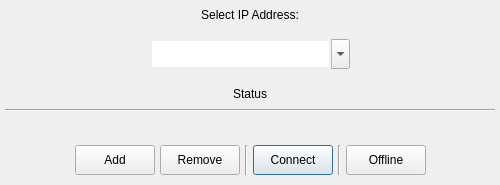
<?xml version="1.0" encoding="UTF-8"?>
<ui version="4.0">
 <class>connection_widget</class>
 <widget class="QDialog" name="connection_widget">
  <property name="sizePolicy">
   <sizepolicy hsizetype="Preferred" vsizetype="MinimumExpanding">
    <horstretch>0</horstretch>
    <verstretch>0</verstretch>
   </sizepolicy>
  </property>
  <property name="minimumSize">
   <size>
    <width>500</width>
    <height>150</height>
   </size>
  </property>
  <property name="maximumSize">
   <size>
    <width>500</width>
    <height>350</height>
   </size>
  </property>
  <property name="windowTitle">
   <string>Dialog</string>
  </property>
  <layout class="QVBoxLayout" name="verticalLayout">
   <property name="spacing">
    <number>5</number>
   </property>
   <property name="leftMargin">
    <number>5</number>
   </property>
   <property name="topMargin">
    <number>5</number>
   </property>
   <property name="rightMargin">
    <number>5</number>
   </property>
   <property name="bottomMargin">
    <number>5</number>
   </property>
   <item>
    <widget class="QLabel" name="ip_label">
     <property name="sizePolicy">
      <sizepolicy hsizetype="Minimum" vsizetype="Fixed">
       <horstretch>0</horstretch>
       <verstretch>0</verstretch>
      </sizepolicy>
     </property>
     <property name="minimumSize">
      <size>
       <width>0</width>
       <height>20</height>
      </size>
     </property>
     <property name="maximumSize">
      <size>
       <width>16777215</width>
       <height>20</height>
      </size>
     </property>
     <property name="text">
      <string>Select IP Address:</string>
     </property>
     <property name="alignment">
      <set>Qt::AlignCenter</set>
     </property>
    </widget>
   </item>
   <item>
    <widget class="QWidget" name="widget" native="true">
     <layout class="QHBoxLayout" name="IP">
      <property name="spacing">
       <number>0</number>
      </property>
      <property name="bottomMargin">
       <number>10</number>
      </property>
      <item>
       <spacer name="horizontalSpacer">
        <property name="orientation">
         <enum>Qt::Horizontal</enum>
        </property>
        <property name="sizeType">
         <enum>QSizePolicy::Preferred</enum>
        </property>
        <property name="sizeHint" stdset="0">
         <size>
          <width>20</width>
          <height>20</height>
         </size>
        </property>
       </spacer>
      </item>
      <item>
       <widget class="QComboBox" name="ip_box">
        <property name="sizePolicy">
         <sizepolicy hsizetype="Fixed" vsizetype="Fixed">
          <horstretch>0</horstretch>
          <verstretch>0</verstretch>
         </sizepolicy>
        </property>
        <property name="minimumSize">
         <size>
          <width>200</width>
          <height>30</height>
         </size>
        </property>
        <property name="maximumSize">
         <size>
          <width>200</width>
          <height>30</height>
         </size>
        </property>
        <property name="font">
         <font>
          <pointsize>10</pointsize>
         </font>
        </property>
        <property name="layoutDirection">
         <enum>Qt::LeftToRight</enum>
        </property>
        <property name="editable">
         <bool>true</bool>
        </property>
        <property name="sizeAdjustPolicy">
         <enum>QComboBox::AdjustToContents</enum>
        </property>
        <property name="iconSize">
         <size>
          <width>16</width>
          <height>25</height>
         </size>
        </property>
        <property name="frame">
         <bool>false</bool>
        </property>
        <property name="modelColumn">
         <number>0</number>
        </property>
       </widget>
      </item>
      <item>
       <spacer name="horizontalSpacer_2">
        <property name="orientation">
         <enum>Qt::Horizontal</enum>
        </property>
        <property name="sizeType">
         <enum>QSizePolicy::Preferred</enum>
        </property>
        <property name="sizeHint" stdset="0">
         <size>
          <width>20</width>
          <height>20</height>
         </size>
        </property>
       </spacer>
      </item>
     </layout>
    </widget>
   </item>
   <item>
    <widget class="QLabel" name="status_label">
     <property name="sizePolicy">
      <sizepolicy hsizetype="Preferred" vsizetype="Fixed">
       <horstretch>0</horstretch>
       <verstretch>0</verstretch>
      </sizepolicy>
     </property>
     <property name="minimumSize">
      <size>
       <width>0</width>
       <height>20</height>
      </size>
     </property>
     <property name="maximumSize">
      <size>
       <width>16777215</width>
       <height>20</height>
      </size>
     </property>
     <property name="font">
      <font>
       <weight>50</weight>
       <bold>false</bold>
      </font>
     </property>
     <property name="text">
      <string>Status</string>
     </property>
     <property name="alignment">
      <set>Qt::AlignCenter</set>
     </property>
    </widget>
   </item>
   <item>
    <widget class="Line" name="line">
     <property name="sizePolicy">
      <sizepolicy hsizetype="Preferred" vsizetype="Fixed">
       <horstretch>0</horstretch>
       <verstretch>0</verstretch>
      </sizepolicy>
     </property>
     <property name="minimumSize">
      <size>
       <width>300</width>
       <height>0</height>
      </size>
     </property>
     <property name="orientation">
      <enum>Qt::Horizontal</enum>
     </property>
    </widget>
   </item>
   <item>
    <spacer name="verticalSpacer_2">
     <property name="orientation">
      <enum>Qt::Vertical</enum>
     </property>
     <property name="sizeHint" stdset="0">
      <size>
       <width>20</width>
       <height>2</height>
      </size>
     </property>
    </spacer>
   </item>
   <item>
    <widget class="QLabel" name="help">
     <property name="sizePolicy">
      <sizepolicy hsizetype="Preferred" vsizetype="MinimumExpanding">
       <horstretch>0</horstretch>
       <verstretch>0</verstretch>
      </sizepolicy>
     </property>
     <property name="minimumSize">
      <size>
       <width>0</width>
       <height>2</height>
      </size>
     </property>
     <property name="maximumSize">
      <size>
       <width>650</width>
       <height>200</height>
      </size>
     </property>
     <property name="text">
      <string/>
     </property>
     <property name="scaledContents">
      <bool>true</bool>
     </property>
     <property name="alignment">
      <set>Qt::AlignCenter</set>
     </property>
    </widget>
   </item>
   <item>
    <spacer name="verticalSpacer">
     <property name="orientation">
      <enum>Qt::Vertical</enum>
     </property>
     <property name="sizeType">
      <enum>QSizePolicy::Expanding</enum>
     </property>
     <property name="sizeHint" stdset="0">
      <size>
       <width>20</width>
       <height>2</height>
      </size>
     </property>
    </spacer>
   </item>
   <item>
    <layout class="QHBoxLayout" name="horizontalLayout_3">
     <property name="spacing">
      <number>5</number>
     </property>
     <property name="leftMargin">
      <number>5</number>
     </property>
     <property name="topMargin">
      <number>5</number>
     </property>
     <property name="rightMargin">
      <number>5</number>
     </property>
     <property name="bottomMargin">
      <number>5</number>
     </property>
     <item>
      <spacer name="horizontalSpacer_3">
       <property name="orientation">
        <enum>Qt::Horizontal</enum>
       </property>
       <property name="sizeHint" stdset="0">
        <size>
         <width>40</width>
         <height>20</height>
        </size>
       </property>
      </spacer>
     </item>
     <item>
      <widget class="QPushButton" name="addIP_btn">
       <property name="sizePolicy">
        <sizepolicy hsizetype="Fixed" vsizetype="Fixed">
         <horstretch>0</horstretch>
         <verstretch>0</verstretch>
        </sizepolicy>
       </property>
       <property name="minimumSize">
        <size>
         <width>80</width>
         <height>30</height>
        </size>
       </property>
       <property name="maximumSize">
        <size>
         <width>80</width>
         <height>30</height>
        </size>
       </property>
       <property name="text">
        <string>Add</string>
       </property>
       <property name="autoDefault">
        <bool>false</bool>
       </property>
      </widget>
     </item>
     <item>
      <widget class="QPushButton" name="rmIP_btn">
       <property name="sizePolicy">
        <sizepolicy hsizetype="Fixed" vsizetype="Fixed">
         <horstretch>0</horstretch>
         <verstretch>0</verstretch>
        </sizepolicy>
       </property>
       <property name="minimumSize">
        <size>
         <width>80</width>
         <height>30</height>
        </size>
       </property>
       <property name="maximumSize">
        <size>
         <width>80</width>
         <height>30</height>
        </size>
       </property>
       <property name="text">
        <string>Remove</string>
       </property>
       <property name="autoDefault">
        <bool>false</bool>
       </property>
      </widget>
     </item>
     <item>
      <widget class="Line" name="line_2">
       <property name="orientation">
        <enum>Qt::Vertical</enum>
       </property>
      </widget>
     </item>
     <item>
      <widget class="QPushButton" name="conn_btn">
       <property name="sizePolicy">
        <sizepolicy hsizetype="Fixed" vsizetype="Fixed">
         <horstretch>0</horstretch>
         <verstretch>0</verstretch>
        </sizepolicy>
       </property>
       <property name="minimumSize">
        <size>
         <width>80</width>
         <height>30</height>
        </size>
       </property>
       <property name="maximumSize">
        <size>
         <width>80</width>
         <height>30</height>
        </size>
       </property>
       <property name="text">
        <string>Connect</string>
       </property>
       <property name="autoDefault">
        <bool>true</bool>
       </property>
      </widget>
     </item>
     <item>
      <widget class="Line" name="line_3">
       <property name="orientation">
        <enum>Qt::Vertical</enum>
       </property>
      </widget>
     </item>
     <item>
      <widget class="QPushButton" name="offmod_btn">
       <property name="minimumSize">
        <size>
         <width>80</width>
         <height>30</height>
        </size>
       </property>
       <property name="maximumSize">
        <size>
         <width>80</width>
         <height>30</height>
        </size>
       </property>
       <property name="text">
        <string>Offline</string>
       </property>
       <property name="autoDefault">
        <bool>false</bool>
       </property>
      </widget>
     </item>
     <item>
      <spacer name="horizontalSpacer_4">
       <property name="orientation">
        <enum>Qt::Horizontal</enum>
       </property>
       <property name="sizeHint" stdset="0">
        <size>
         <width>40</width>
         <height>20</height>
        </size>
       </property>
      </spacer>
     </item>
    </layout>
   </item>
  </layout>
 </widget>
 <resources/>
 <connections/>
</ui>
